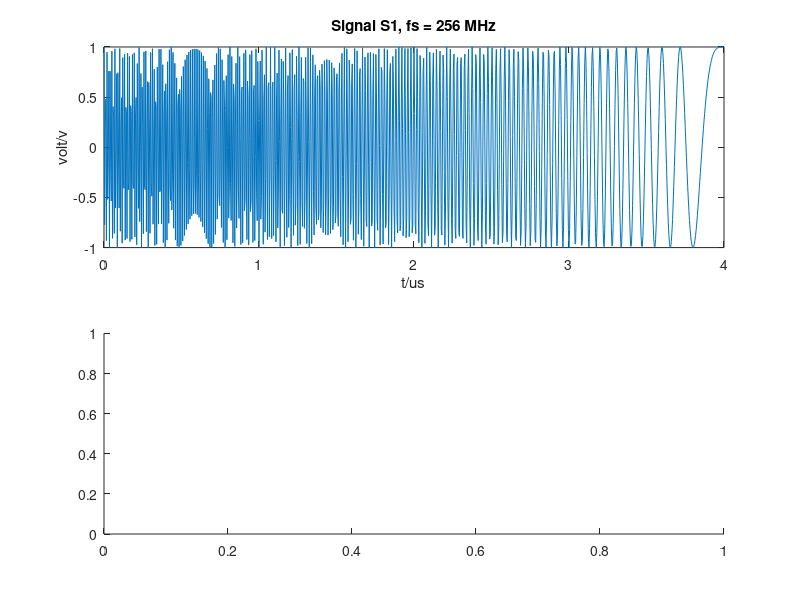
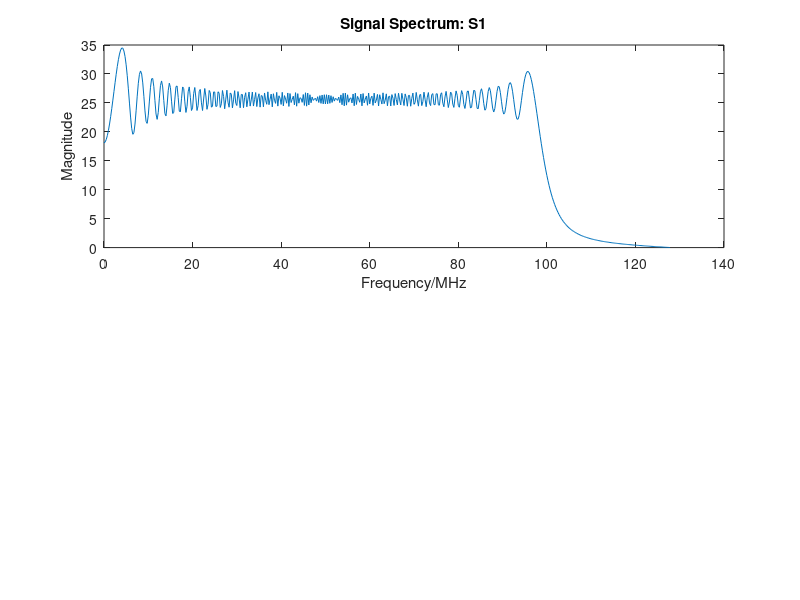

Here is the MATLAB script that generated these plots, in order: (Note: this script raises an error after producing the figures.)
%% program initialization 
clc;
close all;
clear;

fs = 256*1e6;                                      % sample frequency
t = 0:1/fs:0.000004-1/fs;                          % time length : 4us


%% generate chirp signal
 X = chirp(t,100e6,0.000002,50e6);                 % linear chirp: at time=0,frequency = 100MHz; at time=2us, frequency = 50MHz.
figure(1);
subplot(2,1,1);
plot(t/1e-6,X);
str_title1 = sprintf('Signal S1, fs = %d MHz', fs/1e6);
title(str_title1);
xlabel('t/us'); ylabel('volt/v'); 


%% FFT
figure(2);
 subplot(2,1,1);
 N= length(X);
fax_bins = [0 : N-1];
fax_Hz = fax_bins*(fs/N);
X_mags = abs(fft(X));
N_2 = ceil(N/2);
plot((fax_Hz(1:N_2))/1e6, X_mags(1:N_2));
str_title2 = sprintf('Signal Spectrum: S1');
title(str_title2);
xlabel('Frequency/MHz'); ylabel('Magnitude');


%% Time vs Frequency plot
figure(1);
subplot(2,1,2);
window = hamming(128);  			% haming window
noverlap = 120; 					%overlap length
nfft = 2^nextpow2(length(window)); 	% dft number
spectrogram(X,window,noverlap,nfft,fs,'yaxis');
str_title3 = sprintf('Signal S1: Frequency vs Time');
title(str_title3);
xlabel('t/us'); ylabel('Frequency/MHz'); 


%% power spectrum
figure(2);
subplot(2,1,2);
Pout = (fft(X).^2);
Pout_db = 10*log10(abs(Pout));
plot((fax_Hz(1:N_2))/1e6, Pout_db(1:N_2))                  %% power spectrum calculated by FFT function
str_title4 = sprintf('Signal S1 Power Spectrum');
title(str_title4);
xlabel('Frequency/MHz'); ylabel('Power/dB');


%% channelization
% to be finished


%% add noise and RFI
% Vn1 = 0;                                        % noise introduced by A1 in dB
% noisePower_Lin = 10^(Vn1/10);                   % noise power in watt
noise = 0.1*randn(1,N);        % generate noise signal

f_rfi = 60e6;                         % RFI frequency: 60M hz
S_rfi = 0.1*sin(2*pi*f_rfi*t);       % RFI at 60 MHz
Vs1 = X + noise + S_rfi;

SNR = snr(X, noise+S_rfi);           % calculate SNR
disp_snr = sprintf('SNR = %f', SNR);
disp(disp_snr);

figure(3);
subplot(3,1,1);
plot(t/1e-6,Vs1);
str_title6 = sprintf('Signal S1+noise+RFI, fs = %d MHz', fs/1e6);
title(str_title6);
xlabel('t/us'); ylabel('volt/v'); 

subplot(3,1,2);
X_mags_2 = abs(fft(Vs1));
plot((fax_Hz(1:N_2))/1e6, X_mags_2(1:N_2));
str_title5 = sprintf('Signal Spectrum: S1+noise+RFI');
title(str_title5);
xlabel('Frequency/MHz'); ylabel('Magnitude');


%% Power spectrum: Vs1+noise+RFI 

subplot(3,1,3);
Pout_2 = (fft(Vs1).^2);
Pout_2_db = 10*log10(abs(Pout_2));
plot((fax_Hz(1:N_2))/1e6, Pout_2_db(1:N_2))                  % power spectrum calculated by FFT function
str_title6 = sprintf('Signal Power Spectrum: S1+noise+RFI, SNR=%f',SNR);
title(str_title6);
xlabel('Frequency/MHz'); ylabel('Power/dB');


%%  Quantization
bitWidth = 2;


posVs1 = Vs1+abs(min(Vs1));                                 % move origin signal above zero    
% figure;
% plot(t,posVs1);
% title('lift signal amplitude baseband');
% xlabel('t/us'); ylabel('Frequency/MHz'); 

figure;
subplot(3,1,1);
quantizedVs1 = round(posVs1*(bitWidth-1));                  % after quantization (in time domain)
plot(t,quantizedVs1);
title('Quantization result: time domain')
xlabel('t/us'); ylabel('Frequency/MHz'); 

% r=ceil(y*(Bit_Width-1));      % 
% r=floor(y*(Bit_Width-1));     % ?
%r=round(y*(Bit_Width-1));       % 

fftquantizedVs1 = fft(quantizedVs1);
S_AftQuan = abs(fftquantizedVs1(1:N_2));
S_AftQuan(1,1) = 0;

subplot(3,1,2);
plot((fax_Hz(1:N_2))/1e6, S_AftQuan);                            % after quantization (in frequency domain)
title('Quantization result: frequency domain')
xlabel('Frequency/MHz'); ylabel('Magnitude');

subplot(3,1,3);
Pout_AftQuan = (S_AftQuan.^2);
Pout_db_AftQuan = 10*log10(abs(Pout_AftQuan));
plot((fax_Hz(1:N_2))/1e6, Pout_db_AftQuan(1:N_2))                  % power spectrum calculated by FFT function
SNR_AftQuan = 6.02*bitWidth + 1.76;                                         % calculate SNR 
disp_snr_AftQuan = sprintf('SQNR(ideal) = %f', SNR_AftQuan);
disp(disp_snr_AftQuan);
str_title7 = sprintf('Quantization result: Power Spectrum, SNR(ideal)=%f', SNR_AftQuan);
title(str_title7);
xlabel('Frequency/MHz'); ylabel('Power/dB');


%% Tuning 

